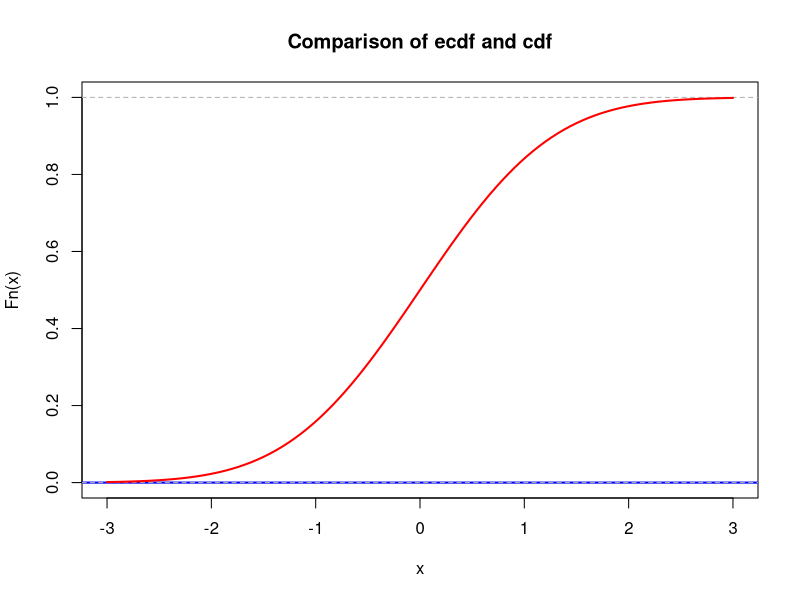
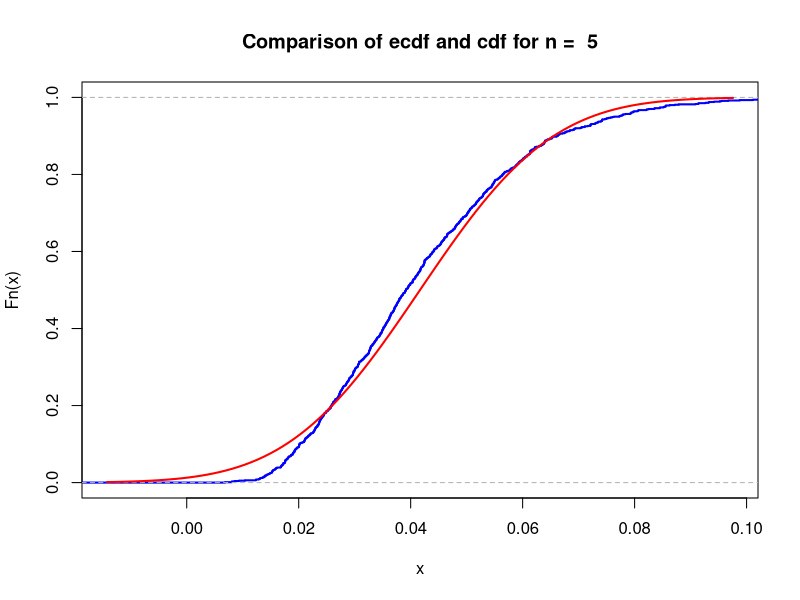
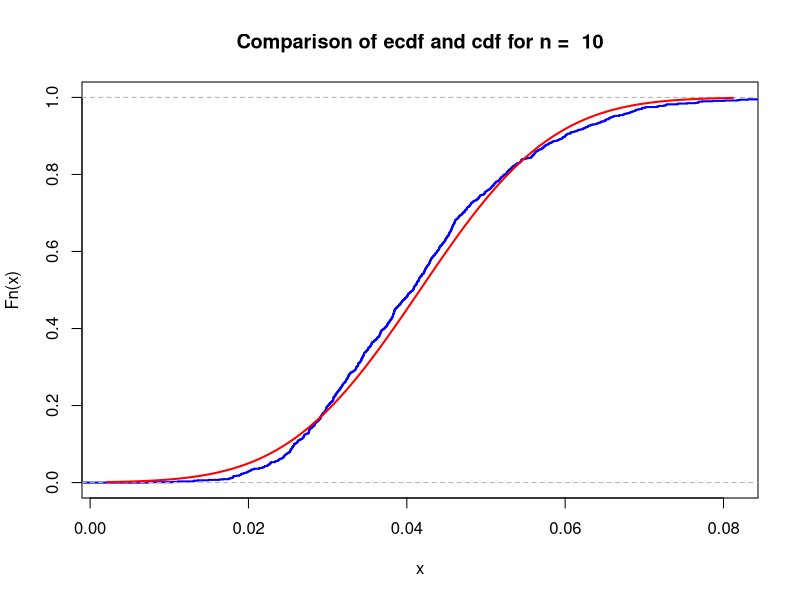
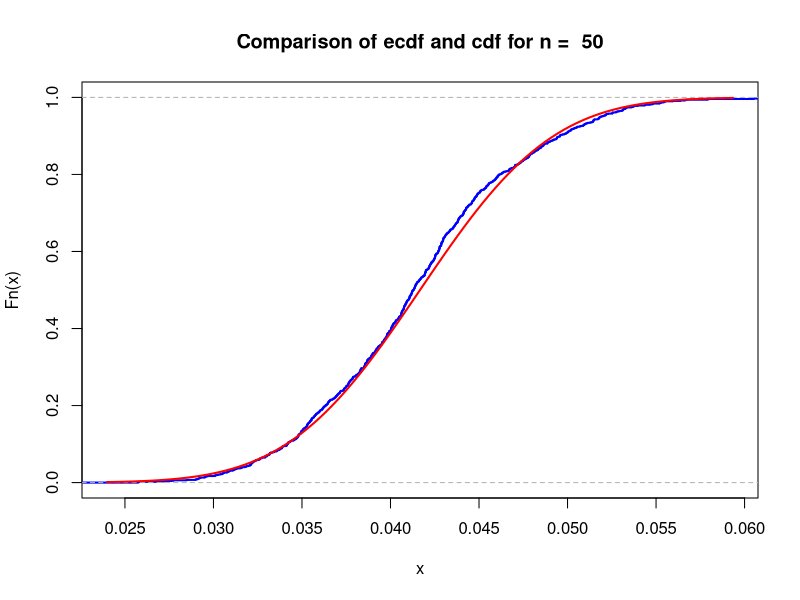

Recreate these plots in R, in order.
## ---- chunk 1
# your team id number 
                          ###
id <- 14                  ### Change to the correct id!
                          ###
set.seed(id)
p <- id/100
# matrices G and H
G <- matrix(c(1, 1, 1, 0, 0, 0, 0,
		1, 0, 0, 1, 1, 0, 0,
		0, 1, 0, 1, 0, 1, 0,
		1, 1, 0, 1, 0, 0, 1), nrow = 4, byrow = TRUE)
H <- t(matrix(c(1, 0, 1, 0, 1, 0, 1,
		0, 1, 1, 0, 0, 1, 1,
		0, 0, 0, 1, 1, 1, 1), nrow = 3, byrow = TRUE))
# cat("The matrix G is: \n") 
#G  
#cat("The matrix H is: \n") 
#H
#cat("The product GH must be zero: \n")
#(G%*%H) %%2
## ---- chunk 2
# generate N messages

message_generator <- function(N) {
  matrix(sample(c(0,1), 4*N, replace = TRUE), nrow = N)
}  
messages <- message_generator(100)
codewords <- (messages %*% G) %% 2
## ---- chunk 3
#  errors <- ...
#  received <-   
## ---- chunk 4
lambda <- 1  # change this!
N <- 100     # change this!
mu <- N * lambda
K <- 1e3
n <- 5
sample_means <- colMeans(matrix(rpois(n*K, lambda = mu), nrow=n))
## ---- chunk 5
mu <- 0       # change this!
sigma <- 1    # change this!
## ---- chunk 6
xlims <- c(mu-3*sigma,mu+3*sigma)
Fs <- ecdf(sample_means)
plot(Fs, 
     xlim = xlims, 
     ylim = c(0,1),
     col = "blue",
     lwd = 2,
     main = "Comparison of ecdf and cdf")
curve(pnorm(x, mean = mu, sd = sigma), col = "red", lwd = 2, add = TRUE)
## ---- chunk 7
nu1 <- id + 10
K <- 1e3
ns <- c(5, 10, 50)

sample_means <- colMeans(matrix(rexp(5*K, rate = nu1), nrow=5))
## ---- chunk 8
# mu <- 1 / nu1
# sigma <- mu / sqrt(n)
## ---- chunk 9
for (n in ns) {
  sample_means <- colMeans(matrix(rexp(n*K, rate = nu1), nrow=n))
  
  mu <- 1 / nu1
  sigma <- mu / sqrt(n)
  
  xlims <- c(mu-3*sigma,mu+3*sigma)
  Fs <- ecdf(sample_means)
  
  title <- paste("Comparison of ecdf and cdf for n = ", toString(n))
  
  plot(Fs, 
       xlim = xlims, 
       col = "blue",
       lwd = 2,
       main = title)
  
  curve(pnorm(x, mean = mu, sd = sigma), col = "red", lwd = 2, add = TRUE)
}
## ---- chunk 10
mu <- 1 / nu1

for (n in ns) {
  sigma <- mu / sqrt(n)

  table <- seq(mu-3*sigma, mu+3*sigma, length.out=200)
  
  print(paste("Maximal difference between the two c.d.f ' s for n =", n))
  
  print(max(abs(ecdf(sample_means)(table) - pnorm(table, mean=mu, sd=sigma))))
}
## ---- chunk 11
x <- 1:5
results <- c()

for (N in seq(min(x), max(x), len=1000)) {
  res = pnorm((nu1 * N - 100) / 10)
  
  if (res >= 0.04 && res <= 0.05) {
    results <- append(results, c(res, N))
  }
}

max(results)
## ---- chunk 12
N <- 3
nu = nu1 * N

sample = replicate(1000, sum(rexp(100, rate = nu)))

paste("the probability that the location is identified as safe is", probability = sum(sample > 1) / 1000)
